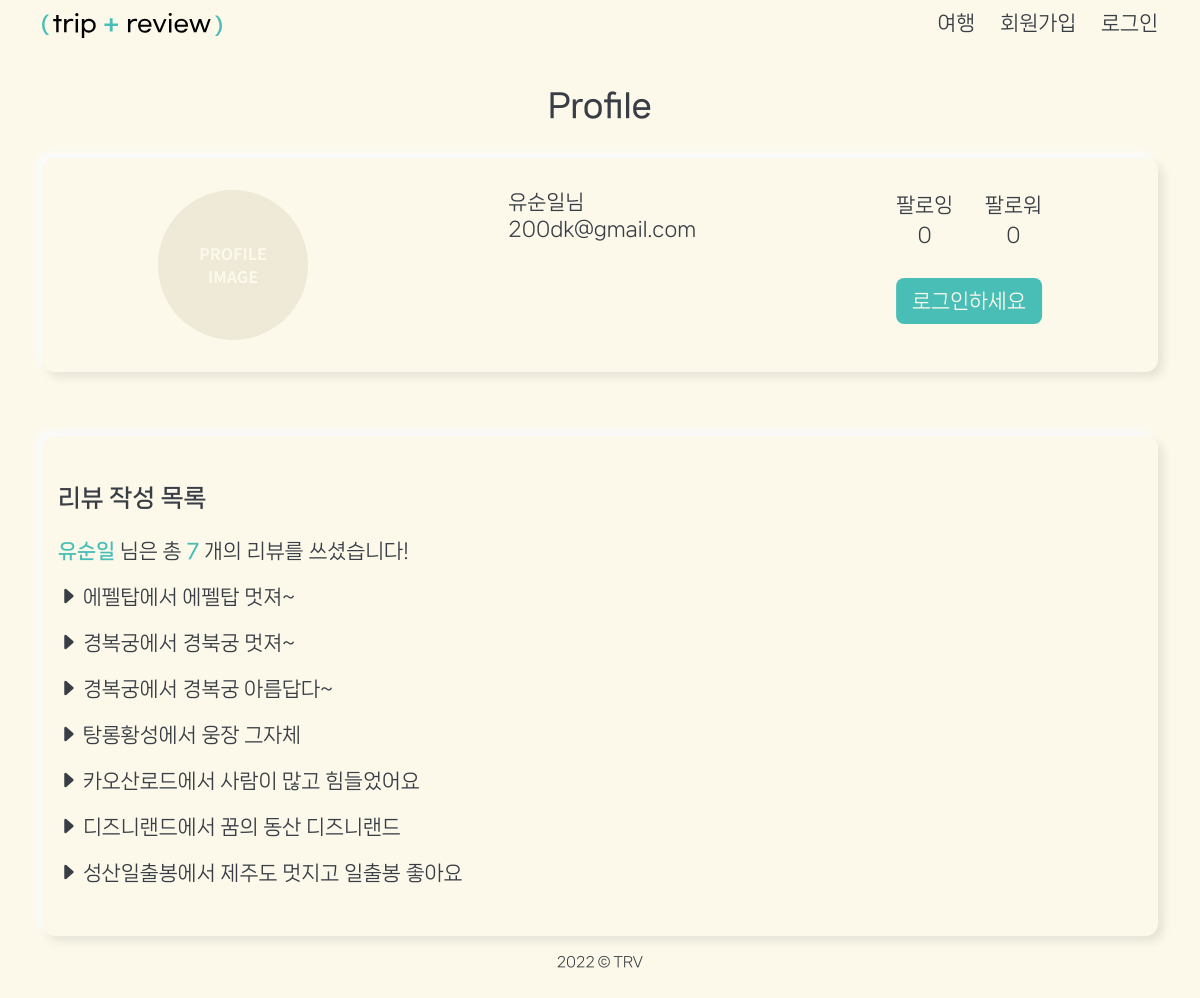
The page /accounts/detail/2/ on the database its author committed.
### accounts/models.py (models this page shows)
class User(AbstractUser):
    followings = models.ManyToManyField(
        "self", symmetrical=False, related_name="follower"
    )
    profile_image = ProcessedImageField(
        upload_to="images/",
        blank=True,
        format="JPEG",
        options={"quality": 80},
        processors=[ResizeToFill(150, 150)],
    )

### reviews/models.py (models this page shows)
class Review(models.Model):
  title = models.CharField(max_length=80)
  content = models.TextField(max_length=200)
  created_at = models.DateTimeField(auto_now_add=True)
  updated_at = models.DateTimeField(auto_now=True)
  grade = models.IntegerField(
        default=3,
        validators=[MaxValueValidator(5), MinValueValidator(1)],
        verbose_name="평점",
    )
  image = ProcessedImageField(
        blank=True,
        upload_to="images/",
        format="JPEG",
        options={"quality": 80},
    )
  traveled_at = models.CharField(max_length=12, choices=Month_choices, default='2022년 11월')
  companion = models.CharField(max_length=6, choices=Companion, default='가족')
  user = models.ForeignKey(settings.AUTH_USER_MODEL, on_delete=models.CASCADE)
  like_users = models.ManyToManyField(
        settings.AUTH_USER_MODEL, related_name="like_reviews"
    )
  location = models.ForeignKey(location_models.Location, on_delete=models.CASCADE)

### location/models.py (models this page shows)
class Location(models.Model):
    title = models.CharField(max_length=80, verbose_name="이름")
    image = ProcessedImageField(
        upload_to="images/",
        blank=False,
        format="JPEG",
        options={"quality": 80},
        verbose_name="대표이미지",
    )
    country = models.CharField(max_length=80, verbose_name="국가")
    city = models.CharField(max_length=80, verbose_name="도시")
    category = models.CharField(
        max_length=10, choices=CATEGORY_CHOICES, default="관광지", verbose_name="카테고리"
    )
    lat = models.CharField(max_length=80, verbose_name="위도")
    lng = models.CharField(max_length=80, verbose_name="경도")
    user = models.ForeignKey(settings.AUTH_USER_MODEL, on_delete=models.CASCADE)
    desc = models.TextField(max_length=300, blank=True, verbose_name="장소 설명문")

### accounts/views.py (the view)
# urls.py: path("detail/<int:pk>/", views.detail, name="detail"),
def detail(request, pk):
    context = {
        "user": get_user_model().objects.get(pk=pk),
        "reviews": get_user_model().objects.get(pk=pk).review_set.all(),
    }
    return render(request, "accounts/detail.html", context)

### accounts/templates/accounts/detail.html (shortened to what this page needs)
{% extends 'base.html' %}
{% load static %}
{% block content %}
  <div id="profile">
    <h1 class="tit">Profile</h1>
    <div class="box">
      <div class="d-flex justify-content-around">
        <div class="prof-con">
          {% if user.profile_image %}
            <img class="prof-img" src="{{ user.profile_image.url }}" alt="user profile image"/>
          {% else %}
            <img class="prof-img" src="{% static 'img/profile_dummy.jpg' %}" alt="user profile image - dummy">
          {% endif %}
        </div>
        <div>
          <h3>{{user.username }}님</h3>
          <p>{{user.email}}</p>
        </div>
        <div>
          <div class="d-flex justify-content-between  text-center">
            <div class="me-3">
              <p>팔로잉</p>
              <span id="followings-count">{{user.followings.count}}</span>
            </div>
            <div>
              <p>팔로워</p>
              <span id="followers-count">{{user.follower.count}}</span>
            </div>
          </div>
          {% if request.user != user %}
            {% if request.user.is_authenticated %}
              <div class="text-center">
                <form action="" id="follow-form" data-user-id="{{user.pk}}">
                  {% csrf_token %}
                  {% if user not in request.user.followings.all %}
                    <button type="submit" class="btnC" id="follow-btn">follow</button>
                  {% else %}
                    <button type="submit" class="btnC btnW" id="follow-btn">unfollow</button>
                  {% endif %}
                </form>
              </div>
            {% else %}
              <div>
                <a href="{% url 'accounts:login' %}" class="btnC">로그인하세요</a>
              </div>
            {% endif %}
          {% else %}
            <p class="prof-al">자기자신은 팔로잉할 수 없어요!</p>
          </div>
        {% endif %}
      </div>
      </div>
    </div>
    <div class="box box2">
      <div class="prof-rev">
        <h4 class="sub-tit">리뷰 작성 목록</h4>
        <p>
          <span>
            {{user.username}}
          </span>
          님은 총
          <span>
            {{reviews.count}}</span>
          개의 리뷰를 쓰셨습니다!
        </p>
        <div>
          <ul class="rev-list">
            {% for review in reviews %}
              <li>
                <a href="{% url 'reviews:index' review.location.pk %}">
                  <i class="bi bi-caret-right-fill"></i>
                  {{review.location.title}}에서
                  {{review.title}}</a>
              </li>
            {% endfor %}
          </ul>
        </div>
      </div>
    </div>
  </div>
{% endblock content %}

### static/css/init.css (style rules this page uses)
html, body, div, span, object, iframe, h1, h2, h3, h4, h5, h6, p, blockquote, pre, abbr, address, cite, code, del, dfn, em, img, ins, kbd, q, samp, small, strong, sub, sup, var, b, i, dl, dt, dd, ol, ul, li, fieldset, form, label, legend, table, caption, tbody, tfoot, thead, tr, th, td, article, aside, canvas, details, figcaption, figure, footer, header, hgroup, menu, nav, section, summary, time, mark, audio, video, input, select, button { margin: 0; padding: 0; border: 0; outline: 0; font-size: 100%; vertical-align: baseline; background: transparent; }
body { line-height: 1; position: relative; }
img { max-width: 100%; display: inline-block; }
ul { list-style: none; }
a { margin: 0; padding: 0; font-size: 100%; vertical-align: baseline; background: transparent; text-decoration: none; color: inherit; }
*, *::after, *::before { box-sizing: border-box; }

### static/css/style.css (style rules this page uses)
:root { --main: #49beb7; --highlight: #83d8d2; --warning: #ff8a5c; --warningH: #f0622a; --bg: #fcf9ea; --bgD: #eee9d7; --txt: #393e46; --gr: #d1cfc6; }
body { font-family: "NanumSquareNeo", sans-serif; color: var(--txt); font-size: 20px; line-height: 1.5; background: var(--bg); }
a { color: inherit; }
.tit { font-size: 2rem; font-weight: 700; text-align: center; margin: 2rem 0; }
.sub-tit { font-size: 1.5rem; font-weight: 700; margin: 1rem 0; }
.btnC { background: var(--main); color: var(--bg); display: inline-block; padding: 0.5rem 1rem; margin: 1.8rem auto 0; border-radius: 0.5rem; transition: 0.2s; position: relative; left: 50%; transform: translateX(-50%); max-width: 900px; text-align: center; }
.prof-con { overflow: hidden; border-radius: 50%; width: 150px; height: 150px; min-width: 150px; }
.prof-img { width: 150px; height: 150px; }
.prof-rev .sub-tit { margin-bottom: 1.5rem; }
.prof-rev span { color: var(--main); font-weight: 700; }
.prof-rev .rev-list li { margin: 1rem 0; }
.prof-rev .rev-list li a { transition: 0.2s; }
#profile .box { padding: 2rem 1rem; }
#profile .box2 { margin-top: 4rem; }
.box { background: var(--bg); box-shadow: -5px -5px 10px #fafbff, 5px 5px 10px rgba(22, 27, 29, 0.1); border-radius: 0.8rem; transition: 0.3s; }

### rows shown on the page
User: username "유순일", email "200dk@gmail.com", followings.count "0", follower.count "0", count "7"
Review: location "에펠탑", title "에펠탑 멋져~"
Review: location "경복궁", title "경북궁 멋져~"
Review: location "경복궁", title "경복궁 아름답다~"
Review: location "탕롱황성", title "웅장 그자체"
Review: location "카오산로드", title "사람이 많고 힘들었어요"
Review: location "디즈니랜드", title "꿈의 동산 디즈니랜드"
Review: location "성산일출봉", title "제주도 멋지고 일출봉 좋아요"
